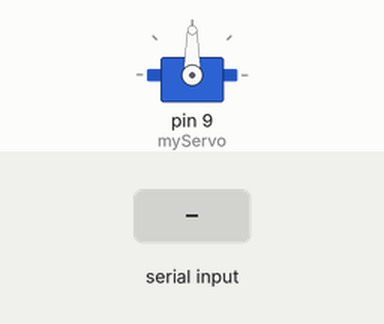
This sketch was run on a simulated Arduino Uno, built with avr-gcc and run on an emulated ATmega328P. Parts: servo. Inputs (shaded band) come from the test bench.

Above: at 1.2 s.
1.3 s: "A" received over Serial
At 1.6 s:
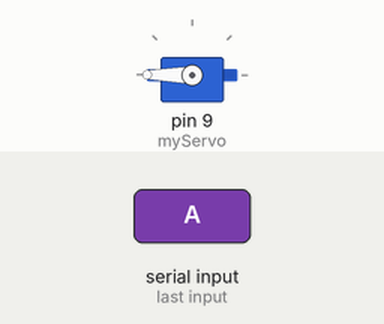
At 3.5 s:
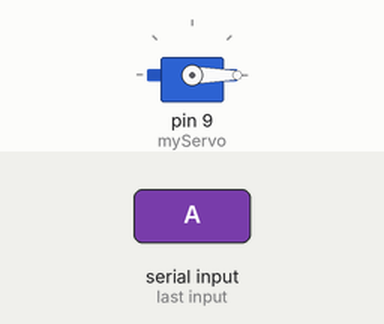
Timing chart, 0 to 5.0 s (numbered marks = the images above; inputs shaded):
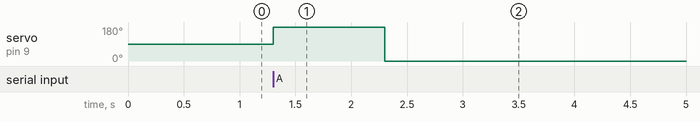

Measured:
- after the input at 1.3 s, servo on pin 9 (myServo): 90° → 180° at once, → 0° 1.0 s later

The sketch:

arduino.ino
```cpp
#include <Servo.h>

Servo myServo;

void setup() {
  myServo.attach(9);
  Serial.begin(9600);
}

void loop() {
  if (Serial.available()>0) {
    char com = Serial.read();
    if (com=='A') {
      myServo.write(180);
      delay(1000);
      myServo.write(0);
    }
  }
}
```
